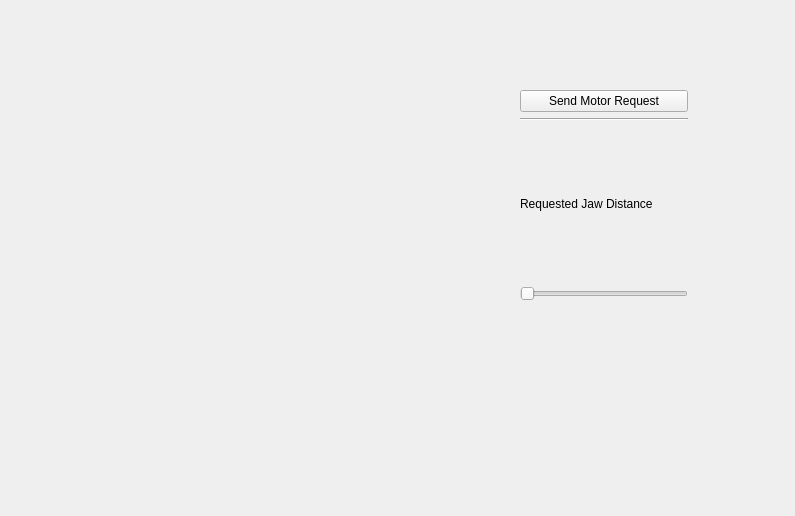
<?xml version="1.0" encoding="UTF-8"?>
<ui version="4.0">
 <class>Form</class>
 <widget class="QWidget" name="Form">
  <property name="geometry">
   <rect>
    <x>0</x>
    <y>0</y>
    <width>795</width>
    <height>516</height>
   </rect>
  </property>
  <property name="windowTitle">
   <string>Form</string>
  </property>
  <widget class="QWidget" name="verticalLayoutWidget">
   <property name="geometry">
    <rect>
     <x>520</x>
     <y>90</y>
     <width>168</width>
     <height>211</height>
    </rect>
   </property>
   <layout class="QVBoxLayout" name="verticalLayout">
    <item>
     <widget class="QPushButton" name="Test">
      <property name="text">
       <string>Send Motor Request</string>
      </property>
     </widget>
    </item>
    <item>
     <widget class="Line" name="line">
      <property name="sizePolicy">
       <sizepolicy hsizetype="Minimum" vsizetype="Fixed">
        <horstretch>0</horstretch>
        <verstretch>0</verstretch>
       </sizepolicy>
      </property>
      <property name="orientation">
       <enum>Qt::Horizontal</enum>
      </property>
     </widget>
    </item>
    <item>
     <widget class="QLabel" name="label">
      <property name="text">
       <string>Requested Jaw Distance</string>
      </property>
     </widget>
    </item>
    <item>
     <widget class="QSlider" name="horizontalSlider">
      <property name="orientation">
       <enum>Qt::Horizontal</enum>
      </property>
     </widget>
    </item>
   </layout>
  </widget>
 </widget>
 <resources/>
 <connections/>
</ui>
